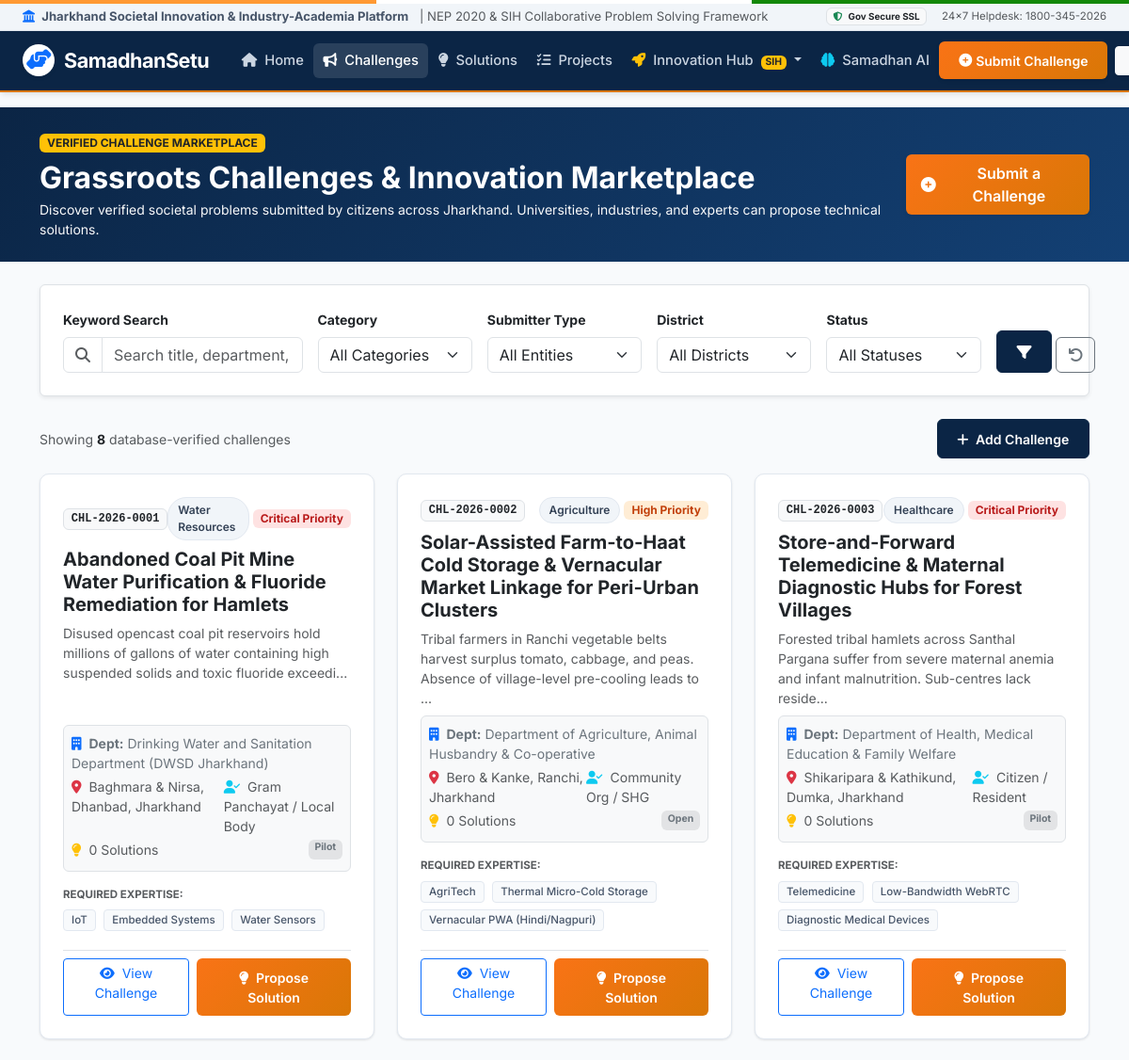
Before: /challenges (upper part) with the older database file.
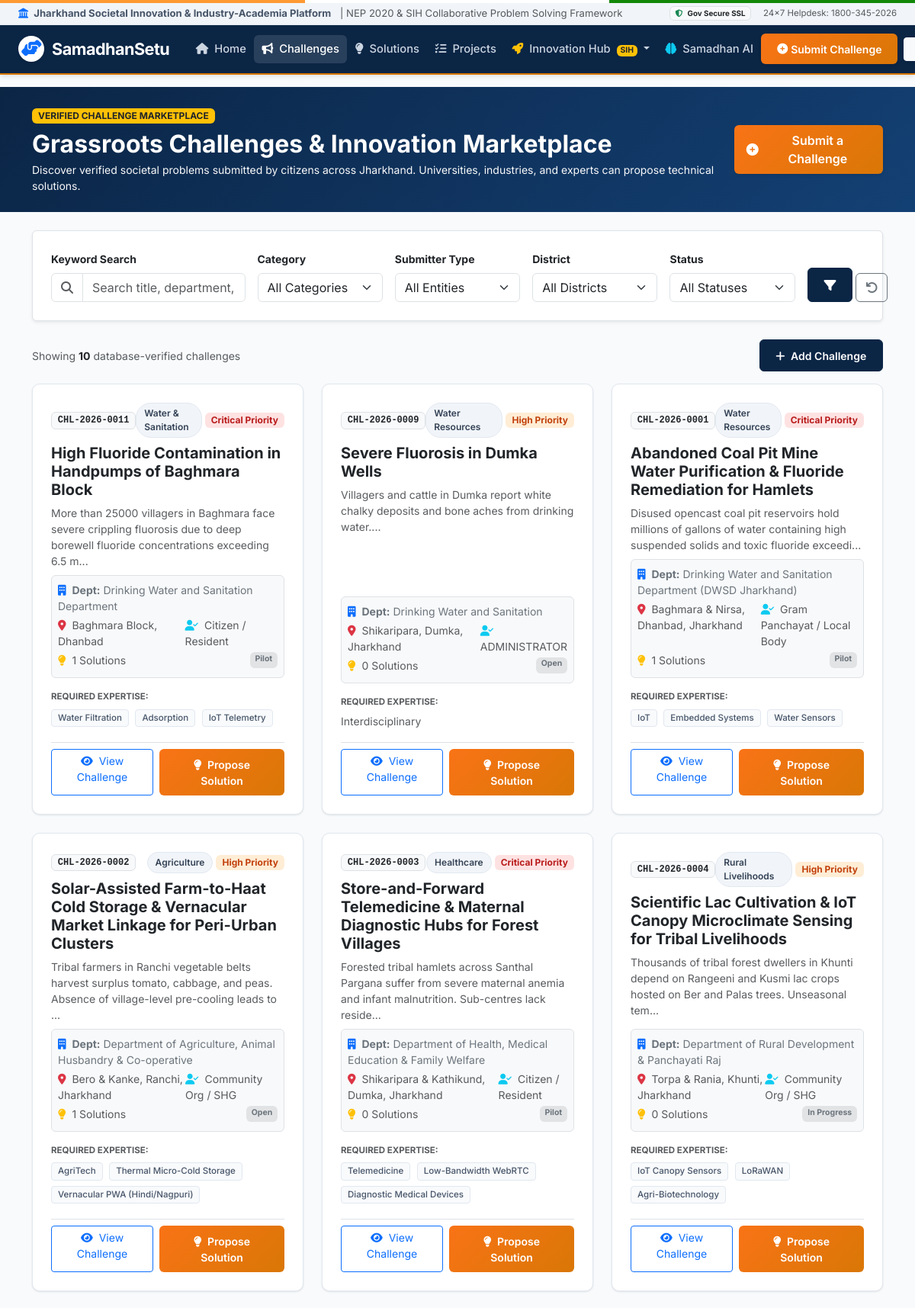
After: the same page with the newer database file.
### app.py (models this page shows, shortened)
class Challenge(db.Model):
    __tablename__ = 'challenges'
    id = db.Column(db.Integer, primary_key=True)
    title = db.Column(db.String(250), nullable=False)
    description = db.Column(db.Text, nullable=False)
    category = db.Column(db.String(80), nullable=False)
    department = db.Column(db.String(150), nullable=False, default='General Administration')
    location = db.Column(db.String(150), nullable=False)
    priority = db.Column(db.String(30), nullable=False, default='Medium') # Low, Medium, High, Critical
    status = db.Column(db.String(50), default='Open') # Open, Under Review, Verified, In Progress, Pilot, Implemented, Closed
    created_date = db.Column(db.DateTime, default=datetime.utcnow)
    deadline = db.Column(db.DateTime, nullable=True)
    organization = db.Column(db.String(200), nullable=False, default='Municipal Corporation')
    required_skills = db.Column(db.Text, nullable=True)
    submitter_type = db.Column(db.String(100), default='Citizen / Resident')
    district = db.Column(db.String(100), default='Ranchi')
    block = db.Column(db.String(100), nullable=True)
    media_url = db.Column(db.String(255), nullable=True)
    document_url = db.Column(db.String(255), nullable=True)
    assigned_university = db.Column(db.String(200), nullable=True)
    nep_aligned = db.Column(db.Boolean, default=True)
    expected_solution_type = db.Column(db.String(100), default='Software / Hardware Prototype')
    affected_population = db.Column(db.String(200), default='General Community')
    people_affected_count = db.Column(db.Integer, default=10000)
    existing_solutions = db.Column(db.Text, nullable=True)
    shortcomings = db.Column(db.Text, nullable=True)
    required_technology = db.Column(db.Text, nullable=True)
    expected_outcome = db.Column(db.Text, nullable=True)
    ai_impact_score = db.Column(db.Integer, default=85)
    views_count = db.Column(db.Integer, default=240)
    followers_count = db.Column(db.Integer, default=28)
    created_by_id = db.Column(db.Integer, db.ForeignKey('users.id'), nullable=True)
    solutions = db.relationship('Solution', backref='challenge', lazy=True, cascade='all, delete-orphan')
    projects = db.relationship('Project', backref='challenge', lazy=True)
    invitations = db.relationship('TeamInvitation', backref='challenge', lazy=True, cascade='all, delete-orphan')
    problem_dna = db.relationship('ProblemDNA', backref='challenge', uselist=False, lazy=True, cascade='all, delete-orphan')
    @property
    def code(self):
        return f"CHL-2026-{self.id:04d}"
    @property
    def severity(self):
        return self.priority
    @property
    def created_at(self):
        return self.created_date

### app.py (the view, shortened to what this page needs)
@app.route('/challenges')
def challenges():
    user = get_current_user()
    is_admin = (user and user.user_type == 'ADMINISTRATOR')
    query_text = request.args.get('q', '').strip()
    category_filter = request.args.get('category', '').strip()
    department_filter = request.args.get('department', '').strip()
    status_filter = request.args.get('status', '').strip()
    priority_filter = request.args.get('priority', '').strip()
    location_filter = request.args.get('location', '').strip()
    submitter_type_filter = request.args.get('submitter_type', '').strip()
    district_filter = request.args.get('district', '').strip()
    query = Challenge.query
    if not is_admin:
        query = query.filter(Challenge.status.in_([
            'APPROVED', 'VERIFIED', 'Verified', 'Open', 'In Progress', 'Pilot', 'Implemented', 'Completed'
        ]))
    if category_filter and category_filter != 'All':
        query = query.filter(Challenge.category == category_filter)
    if department_filter and department_filter != 'All':
        query = query.filter(Challenge.department == department_filter)
    if status_filter and status_filter != 'All':
        query = query.filter(Challenge.status == status_filter)
    if priority_filter and priority_filter != 'All':
        query = query.filter(Challenge.priority == priority_filter)
    if submitter_type_filter and submitter_type_filter != 'All':
        query = query.filter(Challenge.submitter_type == submitter_type_filter)
    if district_filter and district_filter != 'All':
        query = query.filter((Challenge.district == district_filter) | (Challenge.location.ilike(f"%{district_filter}%")))
    if location_filter:
        query = query.filter(Challenge.location.ilike(f"%{location_filter}%"))
    challenges_list = deduplicate_challenges(query.order_by(Challenge.created_date.desc()).all())
    return render_template('challenges.html',
        challenges=challenges_list,
        query_text=query_text,
        category_filter=category_filter,
        department_filter=department_filter,
        status_filter=status_filter,
        priority_filter=priority_filter,
        location_filter=location_filter,
        submitter_type_filter=submitter_type_filter,
        district_filter=district_filter,
        all_submitter_types=SUBMITTER_TYPES,
        all_districts=JHARKHAND_DISTRICTS,
        is_admin=is_admin
    )

### app.py (called while the page is built)
def get_current_user():
    if 'user_id' in session:
        return User.query.get(session['user_id'])
    return None

def deduplicate_challenges(challenges_list):
    if not challenges_list:
        return []
    seen_ids = set()
    seen_titles = set()
    unique_challenges = []
    for c in challenges_list:
        cid = getattr(c, 'id', None)
        raw_title = getattr(c, 'title', '') or ''
        norm_title = raw_title.strip().lower()
        if cid is not None and cid in seen_ids:
            continue
        if norm_title and norm_title in seen_titles:
            continue
        if cid is not None:
            seen_ids.add(cid)
        if norm_title:
            seen_titles.add(norm_title)
        unique_challenges.append(c)
    return unique_challenges

### templates/challenges.html (shortened to what the changed rows need)
{% extends "base.html" %}
{% block content %}
<div class="bg-primary text-white py-4 mb-4" style="background: linear-gradient(135deg, #0b2545 0%, #134074 100%);">
    <div class="container">
        <div class="d-flex flex-column flex-md-row justify-content-between align-items-md-center gap-3">
            <div>
                <h2 class="fw-bold mb-1">Grassroots Challenges & Innovation Marketplace</h2>
            </div>
        </div>
    </div>
</div>
<div class="container mb-5">
    <div class="d-flex justify-content-between align-items-center mb-3">
        <div class="text-muted small">
            Showing <strong class="text-dark">{{ challenges|length }}</strong> database-verified challenges
        </div>
    </div>
    <div class="row g-4" id="challengesContainer">
        {% if challenges %}
            {% set seen_c_keys = [] %}
            {% for c in challenges %}
            {% set c_key = (c.id|string) ~ '_' ~ (c.title|trim|lower) %}
            {% if c_key not in seen_c_keys %}
            {% set _ = seen_c_keys.append(c_key) %}
            <div class="col-md-6 col-lg-4 challenge-item-card">
                <div class="challenge-card h-100">
                    <div class="d-flex justify-content-between align-items-center mb-2">
                        <span class="badge bg-light text-dark border font-monospace">{{ c.code }}</span>
                        <div class="d-flex align-items-center gap-1">
                            <span class="badge-category">{{ c.category }}</span>
                            <span class="badge badge-severity-{{ c.priority.lower() }} px-2 py-1 rounded">
                                {{ c.priority }} Priority
                            </span>
                        </div>
                    </div>
                    <h5 class="fw-bold text-dark mb-2">
                        <a href="{{ url_for('challenge_detail', challenge_id=c.id) }}" class="text-decoration-none text-dark hover-primary">
                            {{ c.title }}
                        </a>
                    </h5>
                    <p class="text-muted small flex-grow-1 mb-2">
                        {{ c.description[:130] }}...
                    </p>
                    <div class="p-2 rounded bg-light border mb-3 small">
                        <div class="text-secondary mb-1">
                            <i class="fas fa-building text-primary me-1"></i> <strong>Dept:</strong> {{ c.department }}
                        </div>
                        <div class="d-flex justify-content-between text-muted mb-1">
                            <span><i class="fas fa-map-marker-alt text-danger me-1"></i> {{ c.location }}</span>
                            <span><i class="fas fa-user-check text-info me-1"></i> {{ c.submitter_type or 'Citizen' }}</span>
                        </div>
                        <div class="d-flex justify-content-between text-muted mb-1">
                            <span><i class="fas fa-lightbulb text-warning me-1"></i> {{ c.solutions|length }} Solutions</span>
                            {% if c.status in ['APPROVED', 'VERIFIED'] %}
                                <span class="badge bg-success"><i class="fas fa-check-circle me-1"></i> VERIFIED</span>
                            {% else %}
                                <span class="badge bg-secondary-subtle text-secondary">{{ c.status }}</span>
                            {% endif %}
                        </div>
                    </div>
                    <div class="mb-3">
                        <div class="text-muted small mb-1 fw-bold" style="font-size: 0.72rem;">REQUIRED EXPERTISE:</div>
                        <div>
                            {% if c.required_skills %}
                                {% for skill in c.required_skills.split(',')[:3] %}
                                    <span class="skill-tag">{{ skill.strip() }}</span>
                                {% endfor %}
                            {% else %}
                                <span class="text-muted small">Interdisciplinary</span>
                            {% endif %}
                        </div>
                    </div>
                    <div class="pt-2 border-top mt-auto">
                        {% if session.get('user_role') == 'ADMINISTRATOR' or is_admin %}
                        <div class="d-flex justify-content-between align-items-center mb-2">
                            <a href="{{ url_for('challenge_detail', challenge_id=c.id) }}" class="btn btn-sm btn-primary-gov flex-grow-1 me-2">
                                <i class="fas fa-eye me-1"></i> View
                            </a>
                            <form method="POST" action="{{ url_for('delete_challenge', challenge_id=c.id) }}" onsubmit="return confirm('Are you sure you want to delete this challenge permanently from the database?');" class="d-inline">
                                <button type="submit" class="btn btn-sm btn-outline-danger" title="Delete Challenge">
                                    <i class="fas fa-trash-alt"></i>
                                </button>
                            </form>
                        </div>
                        <form method="POST" action="{{ url_for('update_challenge_status', challenge_id=c.id) }}" class="d-flex gap-1 align-items-center">
                            <span class="small text-muted" style="font-size: 0.75rem;">Status:</span>
                            <select name="status" class="form-select form-select-sm py-0" style="font-size: 0.75rem;" onchange="this.form.submit()">
                                {% for st in all_statuses %}
                                    <option value="{{ st }}" {% if c.status == st %}selected{% endif %}>{{ st }}</option>
                                {% endfor %}
                            </select>
                        </form>
                        {% else %}
                        <div class="d-flex gap-2">
                            <a href="{{ url_for('challenge_detail', challenge_id=c.id) }}" class="btn btn-sm btn-outline-primary flex-fill">
                                <i class="fas fa-eye me-1"></i> View Challenge
                            </a>
                            {% if c.status in ['APPROVED', 'VERIFIED', 'Open', 'In Progress', 'Pilot'] %}
                            <a href="{{ url_for('propose_solution', challenge_id=c.id) }}" class="btn btn-sm btn-accent flex-fill">
                                <i class="fas fa-lightbulb me-1"></i> Propose Solution
                            </a>
                            {% endif %}
                        </div>
                        {% endif %}
                    </div>
                </div>
            </div>
            {% endif %}
            {% endfor %}
        {% endif %}
    </div>
</div>
{% endblock %}

Changed rows visible on the page:
added Challenge: code "CHL-2026-0011", category "Water & Sanitation", priority "Critical", title "High Fluoride Contamination in Handpumps of Baghmara Block", description "More than 25000 villagers in Baghmara face severe crippling fluorosis due to deep borewell fluoride concentrations exceeding 6.5 m", department "Drinking Water and Sanitation Department", location "Baghmara Block, Dhanbad", submitter_type "Citizen / Resident", solutions|length "1", status "Pilot", strip "Water Filtration" "Adsorption" "IoT Telemetry"
added Challenge: code "CHL-2026-0009", category "Water Resources", priority "High", title "Severe Fluorosis in Dumka Wells", description "Villagers and cattle in Dumka report white chalky deposits and bone aches from drinking water.", department "Drinking Water and Sanitation", location "Shikaripara, Dumka, Jharkhand", submitter_type "ADMINISTRATOR", solutions|length "0", status "Open", required_skills "Interdisciplinary"
computed for Challenge "Abandoned Coal Pit Mine Water Purification & Fluoride Remediation for Hamlets": solutions|length "0" → "1"
computed for Challenge "Department of Agriculture, Animal Husbandry & Co-operative": solutions|length "0" → "1"
now on this page (row unchanged): Challenge: code "CHL-2026-0004", category "Rural Livelihoods", priority "High", title "Scientific Lac Cultivation & IoT Canopy Microclimate Sensing for Tribal Livelihoods", description "Thousands of tribal forest dwellers in Khunti depend on Rangeeni and Kusmi lac crops hosted on Ber and Palas trees. Unseasonal tem", department "Department of Rural Development & Panchayati Raj", location "Torpa & Rania, Khunti, Jharkhand", submitter_type "Community Org / SHG", solutions|length "0", status "In Progress", strip "IoT Canopy Sensors" "LoRaWAN" "Agri-Biotechnology"
Other visible differences:
{{ challenges|length }}: "8" → "10"
